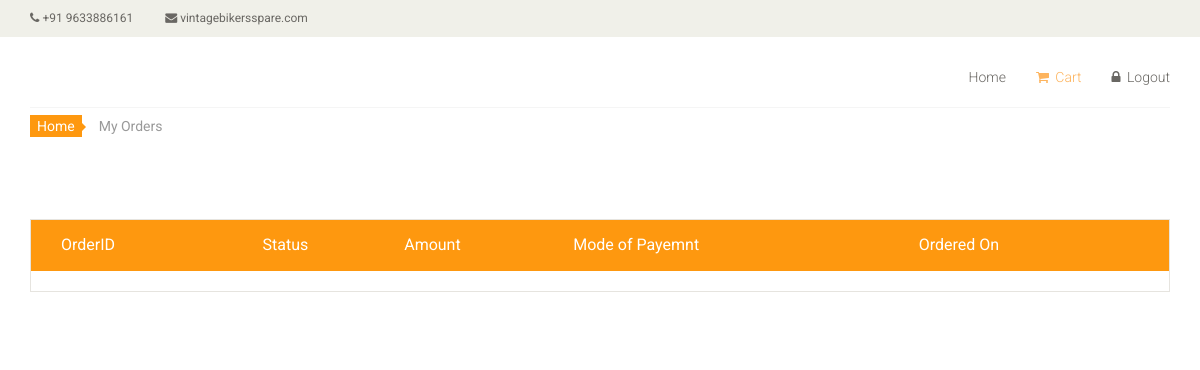
Before: /order/ (signed in) with the older database file.
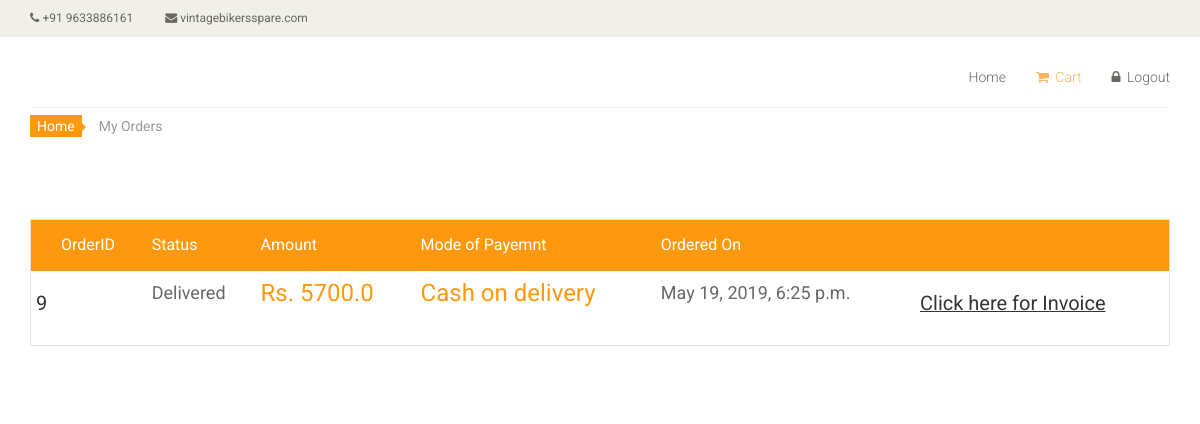
After: the same page with the newer database file.
### shop/models.py (models this page shows, shortened)
class Address(models.Model):
    userid=models.ForeignKey(register, on_delete=models.CASCADE)
    fname=models.CharField(max_length=50)
    lname=models.CharField(max_length=50)
    hm_name=models.CharField(max_length=50)
    address1=models.CharField(max_length=50)
    address2=models.CharField(max_length=50)
    pincode=models.CharField(max_length=6)
    mobile=models.CharField(max_length=10)
    def __str__(self):
        return  str(self.id)

class OrderStatus(models.Model):
    status_text = models.CharField(max_length=100, default="Order Placed")

class Order(models.Model):
    userid = models.ForeignKey(register, on_delete=models.CASCADE)
    address_id = models.ForeignKey(Address, on_delete=models.CASCADE)
    amount =models.CharField(max_length=10)
    payment_method=models.CharField(max_length=50)
    status_text = models.CharField(max_length=50, default="Order Placed")
    status = models.ForeignKey(OrderStatus, on_delete=models.CASCADE, null=True)
    created=models.DateTimeField(auto_now=True)
    updated=models.DateTimeField(auto_now=True)

### shop/views.py (the view)
# urls.py: path('order/',views.order, name='user_orders'),
def order(request):
    print('order')
    try:
        logged_in = request.session['user_id']
    except:
        logged_in = False
    s1 = Order.objects.filter(userid=logged_in).all()
    data = []
    total = 0.0
    i='Delivered'
    for item in s1:
        temp_object = {}
        temp_object['id'] = item.id
        temp_object['address_id'] = item.address_id
        temp_object['status'] = item.status.status_text
        if (item.status.status_text !="Delivered"):
            temp_object['delivery'] = False
        else:
            temp_object['delivery'] = True
        temp_object['status_text'] = item.status_text
        temp_object['amount'] = item.amount
        temp_object['payment_method'] = item.payment_method
        temp_object['created'] = item.created
        total = total + float(item.amount)
        data.append(temp_object)
        print(data)
    return render(request, 'shop/order-list.html', {'order': data, 'total': total})

### shop/templates/shop/order-list.html (shortened to what this page needs)
<!DOCTYPE html>
<html lang="en">
<head>
    <link href="../../static/../../static/css/bootstrap.min.css" rel="stylesheet">
    <link href="../../static/css/font-awesome.min.css" rel="stylesheet">
    <link href="../../static/css/prettyPhoto.css" rel="stylesheet">
    <link href="../../static/css/price-range.css" rel="stylesheet">
    <link href="../../static/css/animate.css" rel="stylesheet">
	<link href="../../static/css/main.css" rel="stylesheet">
	<link href="../../static/css/responsive.css" rel="stylesheet">
</head>
<body>
	<header id="header">
		<div class="header_top">
			<div class="container">
				<div class="row">
					<div class="col-sm-6">
						<div class="contactinfo">
							<ul class="nav nav-pills">
								<li><a href=""><i class="fa fa-phone"></i> +91 9633886161</a></li>
								<li><a href=""><i class="fa fa-envelope"></i> vintagebikersspare.com</a></li>
							</ul>
						</div>
					</div>
				</div>
			</div>
		</div>
		<div class="header-middle">
			<div class="container">
				<div class="row">
					<div class="col-sm-4">
					</div>
					<div class="col-sm-8">
						<div class="shop-menu pull-right">
							<ul class="nav navbar-nav">
								<li><a href="{%url 'shop:s_home' %}">Home</a></li>
								<li><a href="{%url 'shop:user_cart' %}" class="active"><i class="fa fa-shopping-cart"></i> Cart</a></li>
								<li><a href="{%url 'shop:logout' %}"><i class="fa fa-lock"></i> Logout</a></li>
							</ul>
						</div>
					</div>
				</div>
			</div>
		</div>
	</header>
	<section id="cart_items">
		<div class="container">
			<div class="breadcrumbs">
				<ol class="breadcrumb">
				  <li><a href="{%url 'shop:s_home' %}">Home</a></li>
				  <li class="active">My Orders</li>
				</ol>
			</div>
			<div class="table-responsive cart_info">
				<table class="table table-condensed">
					<thead>
						<tr class="cart_menu">
							<td class="image">OrderID</td>
							<td class="price">Status</td>
							<td class="total">Amount</td>
							<td class="mode">Mode of Payemnt</td>
							<td class="mode">Ordered On</td>
							<td></td>
						</tr>
					</thead>
					<tbody>
						{% for item in order %}
							<tr>
								<td class="cart_description">
									<h4><a href="{%url 'shop:order_info' item.id%}">{{item.id}}</a></h4>
								</td>
								<td class="cart_price">
									<p> {{item.status}}</p>
								</td>
								<td class="cart_total">
									<p class="cart_total_price">Rs. {{item.amount}}</p>
								</td>
								<td class="cart_total">
									<p class="cart_total_price">{{item.payment_method}}</p>
								</td>
								<td class="cart_price">
									<p>{{item.created}}</p>
								</td>
								{% if  item.delivery %}
								<td class="cart_description">
									<h4><u><a href="{%url 'shop:user_invoice' item.id%}">Click here for Invoice</a></h4>
								</td>
								{% endif %}
							</tr>
						{% endfor %}
					</tbody>
				</table>
			</div>
		</div>
	</section>
</body>
</html>

Changed rows visible on the page:
added Address: id "9", status "Delivered", amount "5700.0", payment_method "Cash on delivery", created "May 19, 2019, 6:25 p.m."
